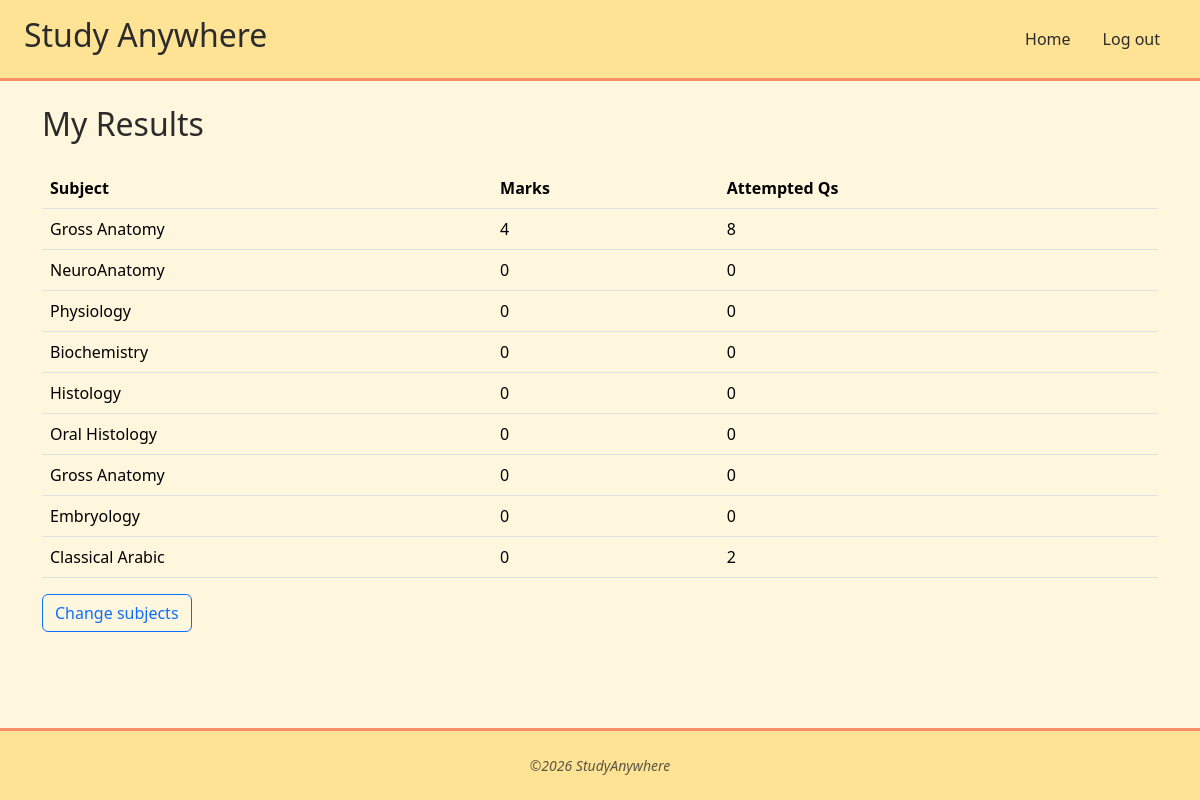
The app's page /results (signed in) with its own data.
### main.py (models this page shows)
class Result(db.Model):
    __tablename__ = "results"
    id: Mapped[int] = mapped_column(Integer, primary_key=True)
    user_id: Mapped[int] = mapped_column(Integer, db.ForeignKey("users.id"))
    subject_id: Mapped[int] = mapped_column(Integer, db.ForeignKey("subjects.id"))
    marks: Mapped[int] = mapped_column(Integer, default=0)
    attempted_qs: Mapped[int] = mapped_column(Integer, default=0)
    user = relationship("User", back_populates="results")
    subject = relationship("Subject")
    __table_args__ = (db.UniqueConstraint("user_id", "subject_id"),)

class Subject(db.Model):
    __tablename__ = "subjects"
    id: Mapped[int] = mapped_column(Integer, primary_key=True)
    name: Mapped[str] = mapped_column(String(100), unique=True)
    questions = relationship("Questions", back_populates="subject", cascade="all, delete-orphan")

### main.py (the view)
@app.route("/results")
@login_required
def results():
    return render_template("results.html", results=current_user.results)

### main.py (called while the page is built)
@login_manager.user_loader
def load_user(user_id):
    return db.session.get(User, int(user_id))

### templates/results.html
{% extends "base.html" %}
{% block content %}
<h2 class="mb-4">My Results</h2>
{% if results %}
<table class="table">
  <thead>
    <tr><th>Subject</th><th>Marks</th><th>Attempted Qs</th></tr>
  </thead>
  <tbody>
    {% for r in results %}
      <tr>
        <td>{{ r.subject.name }}</td>
        <td>{{ r.marks or 0 }}</td>
        <td>{{ r.attempted_qs or 0 }}</td>
      </tr>
    {% endfor %}
  </tbody>
</table>
{% else %}
  <p>You haven't selected any subjects yet.</p>
{% endif %}
<a href="{{ url_for('subjects') }}" class="btn btn-outline-primary">Change subjects</a>
{% endblock %}

### templates/base.html (shortened to what this page needs)
<!DOCTYPE html>
<html lang="en">
<head>
  {{ bootstrap.load_css() }}
  <link rel="stylesheet" href="https://cdn.jsdelivr.net/npm/bootstrap-icons@1.11.3/font/bootstrap-icons.css">
  <link rel="stylesheet" href="{{ url_for('static', filename='css/theme.css') }}">
</head>
<body class="d-flex flex-column min-vh-100">
  <header class="site-header d-flex flex-wrap justify-content-between align-items-center px-4 py-3">
    <h2>Study Anywhere</h2>
    <ul class="nav nav-pills">
      {% if current_user.is_authenticated %}
      <li class="nav-item">
        <a href="{{ url_for('contents') }}"
           class="nav-link {% if request.endpoint == 'home' %}active{% endif %}"
           {% if request.endpoint == 'home' %}aria-current="page"{% endif %}>Home</a>
      </li>
        <li class="nav-item">
          <a href="{{ url_for('logout') }}" class="nav-link">Log out</a>
        </li>
      {% endif %}
    </ul>
  </header>
  <main class="flex-grow-1">
    <div class="container my-4">
      {% block content %}{% endblock %}
    </div>
  </main>
  <footer class="site-footer py-4 mt-4">
    <div class="container px-4 px-lg-5">
      <div class="small text-center text-muted fst-italic">&copy;2026 StudyAnywhere</div>
    </div>
  </footer>
</body>
</html>

### static/css/theme.css (style rules this page uses)
:root { --color-bg: #FFF6DE; --color-highlight: #FFE394; --color-button: #8BDFDD; --color-sharp: #F48F68; --color-sharp-dark: #d9743f; --color-text: #2b2b2b; --bs-body-bg: var(--color-bg); --bs-body-color: var(--color-text); --bs-link-color: var(--color-sharp); --bs-link-hover-color: var(--color-sharp-dark); --bs-primary: var(--color-button); --bs-primary-rgb: 139, 223, 221; }
body { background-color: var(--color-bg); color: var(--color-text); }
.site-header { background-color: var(--color-highlight); border-bottom: 3px solid var(--color-sharp); }
.site-header .nav-link { color: var(--color-text); border-radius: 999px; }
.site-footer { background-color: var(--color-highlight); border-top: 3px solid var(--color-sharp); }

### records on screen
Result: subject.name "Gross Anatomy", marks "4", attempted_qs "8"
Result: subject.name "NeuroAnatomy", marks "0", attempted_qs "0"
Result: subject.name "Physiology", marks "0", attempted_qs "0"
Result: subject.name "Biochemistry", marks "0", attempted_qs "0"
Result: subject.name "Histology", marks "0", attempted_qs "0"
Result: subject.name "Oral Histology", marks "0", attempted_qs "0"
Result: subject.name "Gross Anatomy", marks "0", attempted_qs "0"
Result: subject.name "Embryology", marks "0", attempted_qs "0"
Result: subject.name "Classical Arabic", marks "0", attempted_qs "2"
